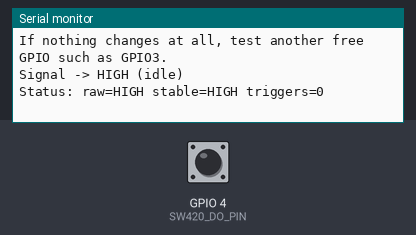
A sketch run on a simulated ESP32-C3. Shown: the last lines printed to the serial monitor. The inputs (shaded band) are chosen by the test bench; at power-on: GPIO 4 (SW420_DO_PIN) HIGH.

Above: at 1.4 s.
1.5 s: GPIO 4 (SW420_DO_PIN) pulled LOW for 0.15 s
At 2.1 s:
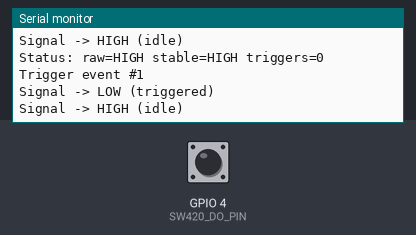
3.1 s: GPIO 4 (SW420_DO_PIN) pulled LOW for 1 s
At 4.0 s:
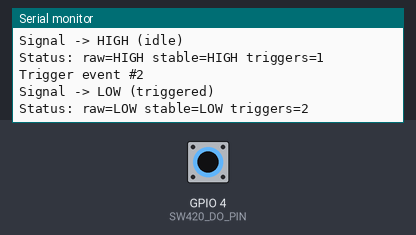
5.6 s: GPIO 4 (SW420_DO_PIN) pulled LOW for 0.15 s
At 5.77 s:
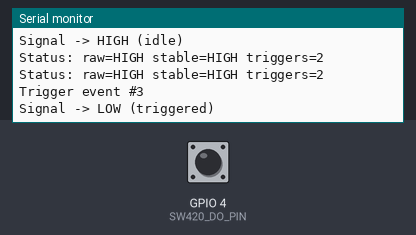
Timing chart, 0 to 8.6 s (numbered marks = the images above; inputs shaded):
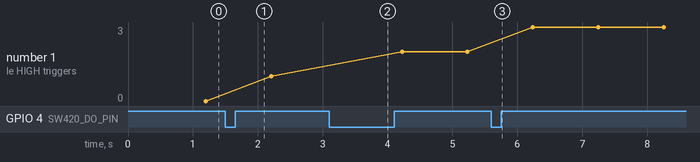

The sketch:

sw420_motion_test.ino
```cpp
#include <Arduino.h>

constexpr int SW420_DO_PIN = 4;
constexpr int ACTIVE_STATE = LOW;
constexpr uint32_t SERIAL_WAIT_MS = 4000;
constexpr uint32_t POLL_INTERVAL_MS = 10;
constexpr uint32_t DEBOUNCE_MS = 30;
constexpr uint32_t STATUS_INTERVAL_MS = 1000;

static int stableState = HIGH;
static int lastRawState = HIGH;
static uint32_t lastRawChangeMs = 0;
static uint32_t lastPollMs = 0;
static uint32_t lastStatusMs = 0;
static uint32_t triggerCount = 0;

const char *levelText(int state) {
  return state == HIGH ? "HIGH" : "LOW";
}

bool isTriggered(int state) {
  return state == ACTIVE_STATE;
}

void printStateChange(int state) {
  Serial.print("Signal -> ");
  Serial.print(levelText(state));
  Serial.print(" (");
  Serial.print(isTriggered(state) ? "triggered" : "idle");
  Serial.println(")");
}

void setup() {
  Serial.begin(115200);
  const uint32_t serialStartMs = millis();
  while (!Serial && (millis() - serialStartMs) < SERIAL_WAIT_MS) {
    delay(10);
  }
  delay(200);

  pinMode(SW420_DO_PIN, INPUT_PULLUP);

  stableState = digitalRead(SW420_DO_PIN);
  lastRawState = stableState;
  lastRawChangeMs = millis();
  lastStatusMs = lastRawChangeMs;

  Serial.println();
  Serial.println("Boot OK");
  Serial.println("SW-420 motion sensor test");
  Serial.printf("DO pin: GPIO%d\n", SW420_DO_PIN);
  Serial.printf("Active state: %s\n", levelText(ACTIVE_STATE));
  Serial.println("Wiring:");
  Serial.println("  VCC -> 3V3");
  Serial.println("  GND -> GND");
  Serial.println("  DO  -> GPIO4");
  Serial.println("Turn the potentiometer slowly to adjust sensitivity.");
  Serial.println("If your board triggers on HIGH instead, set ACTIVE_STATE to HIGH.");
  Serial.println("If nothing changes at all, test another free GPIO such as GPIO3.");
  printStateChange(stableState);
}

void loop() {
  const uint32_t now = millis();
  if (now - lastPollMs < POLL_INTERVAL_MS) {
    return;
  }
  lastPollMs = now;

  const int rawState = digitalRead(SW420_DO_PIN);

  if (rawState != lastRawState) {
    lastRawState = rawState;
    lastRawChangeMs = now;
  }

  if ((now - lastRawChangeMs) >= DEBOUNCE_MS && stableState != lastRawState) {
    stableState = lastRawState;
    if (isTriggered(stableState)) {
      triggerCount++;
      Serial.printf("Trigger event #%lu\n", static_cast<unsigned long>(triggerCount));
    }
    printStateChange(stableState);
  }

  if (now - lastStatusMs >= STATUS_INTERVAL_MS) {
    lastStatusMs = now;
    Serial.printf(
        "Status: raw=%s stable=%s triggers=%lu\n",
        levelText(rawState),
        levelText(stableState),
        static_cast<unsigned long>(triggerCount));
  }
}
```

Measured:
- after the input at 1.5 s, the serial monitor: prints a new line at once (image 1)
- after the input at 3.1 s, the serial monitor: prints a new line at once (image 2)
- after the input at 5.6 s, the serial monitor: prints a new line at once (image 3)
- plotted number 1: 0 → 1 after the input at 1.5 s, 1 → 2 after the input at 3.1 s, 2 → 3 after the input at 5.6 s
